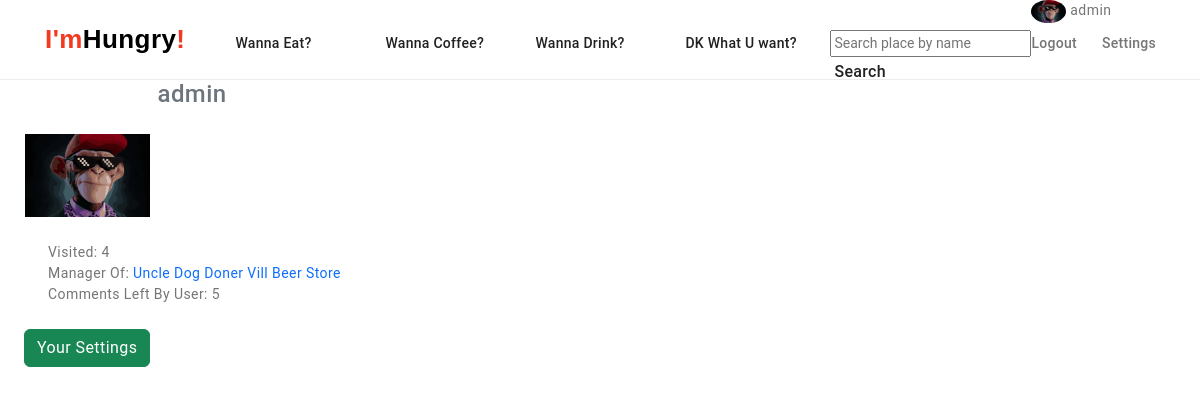
The app's page /hungry/user/detail/1/ (signed in) with its own data.
### hungry/models.py (models this page shows, shortened)
class UserAddon(models.Model):
    user = models.OneToOneField(User, on_delete=models.CASCADE, related_name='addon')
    avatar = models.ImageField(upload_to='avatars/', null=True, blank=True)
    address = map_fields.AddressField(max_length=200, null=True, blank=True)

class Place(models.Model):
    name = models.CharField(max_length=128)
    address = map_fields.AddressField(max_length=200)
    geolocation = map_fields.GeoLocationField(max_length=100, null=True, blank=True)
    place_photo = models.ImageField(upload_to='placephoto/')
    manager = models.ForeignKey(User, on_delete=models.SET_NULL, related_name='managed', null=True, blank=True)
    category = models.ForeignKey(Category, on_delete=models.SET_NULL, related_name='places', null=True, blank=True)
    visitors = models.ManyToManyField(User, related_name='visited', blank=True)

class PlaceComment(models.Model):
    author = models.ForeignKey(User, on_delete=models.SET_NULL, related_name='comments', null=True, blank=True)
    place = models.ForeignKey(Place, on_delete=models.CASCADE, related_name='comments')
    text = models.TextField()
    published = models.DateTimeField(default=timezone.now)
    likes = models.ManyToManyField(User, blank=True, related_name='liked')
    dislikes = models.ManyToManyField(User, blank=True, related_name='disliked')
    class Meta:
        ordering = ['-published']

### hungry/views.py (the view)
# urls.py: path('user/detail/<int:pk>/', views.user_detail, name='user-detail'),
def user_detail(request, pk):
    user = User.objects.get(pk__exact=pk)
    context = {
        'object': user,
    }
    return render(request, template_name='hungry/user_detail.html', context=context)

### hungry/cors.py (called while the page is built)
    def __call__(self, request):
        response = self.get_response(request)
        response['Access-Control-Allow-Origin'] = '*'
        response['Access-Control-Allow-Headers'] = '*'
        return response

### hungry/templates/hungry/user_detail.html (shortened to what this page needs)
{% extends 'hungry/base.html' %}
{% load static %}
    {% block content %}
<div class="row">
<div class="col-4">
    <h4 class="text-secondary text-center">{{ object }}</h4>
            {% if object.addon.avatar %}
            <img src="{{ object.addon.avatar.url }}" width=125px style="margin:25px;">
            {% endif %}
</div>
</div>
<div class="row">
    <div class="col-5 ms-5">
        <p class="text-start">Visited: {{ object.visited.all|length }}</p>
        <p class="text-start">Manager Of:
            {% for place in object.managed.all %}
                <a href="{% url 'hungry:place-detail' place.id %}"> {{ place.name }}</a>
            {% empty %}
            <p class="text-start text-danger">This User not a manager of any place!</p>
            {% endfor %}
        </p>
        <p class="text-start">Comments Left By User:
            {{ object.comments.all|length }}
        </p>
    </div>
    <br><br>
    <div class="row">
        <div class="col-3 ms-4 mt-4">
            {% if object == user %}
            <a href="{% url 'hungry:user-settings' %}" class="btn btn-success">Your Settings</a>
            {% endif %}
        </div>
    </div>
</div>
    {% endblock %}

### hungry/templates/hungry/base.html (shortened to what this page needs)
<!DOCTYPE html>
{% load static %}
<html lang="en">
  <head>
    <link
      href="https://cdn.jsdelivr.net/npm/bootstrap@5.2.2/dist/css/bootstrap.min.css"
      rel="stylesheet"
    />
    <link rel="stylesheet" href="{% static 'hungry/css/style.css' %}" />
  </head>
  <body>
    <header class="site-header">
      <div class="container header-container">
        <nav class="site-nav">
          <a href="{% url 'hungry:index' %}" lang="en" class="logo"
            ><span>I'm</span>Hungry<span>!</span></a
          >
          <ul class="list header-list">
            <li class="item">
              <a href="{% url 'hungry:category-detail' 2 %}" class="link"
                >Wanna Eat?</a
              >
            </li>
            <li class="item">
              <a href="{% url 'hungry:category-detail' 1 %}" class="link"
                >Wanna Coffee?</a
              >
            </li>
            <li class="item">
              <a href="{% url 'hungry:category-detail' 3 %}" class="link"
                >Wanna Drink?</a
              >
            </li>
            <li class="item">
              <form action="{% url 'hungry:goods-filter' %}" method="post">
                <input
                  type="submit"
                  class="link"
                  value="DK What U want?"
                /><input type="hidden" name="random" value="random" />
              </form>
            </li>
          </ul>
          <form
            action="{% url 'hungry:goods-filter' %}"
            method="post"
            class="search_form"
          >
            <input
              type="text"
              name="match"
              placeholder="Search place by name"
            />
            <input
              type="submit"
              class="link search-btn btn h-100 px-1"
              value="Search"
            />
          </form>
        </nav>
        {% if user.is_authenticated %}
        <ul class="list contact-list">
          <div class="container-user">
            {% if user.addon.avatar %}
            <img
              src="{{ user.addon.avatar.url }}"
              class="img-fluid rounded-circle"
              width="35"
            />
            {% endif %}
            <th>{{ user }}</th>
          </div>
          <li class="item">
            <a href="{% url 'hungry:logout-user' %}" class="link contact"
              >Logout</a
            >
          </li>
          <li class="item">
            <a href="{% url 'hungry:user-settings' %}" class="link contact"
              >Settings</a
            >
          </li>
        </ul>
        {% endif %}
      </div>
    </header>
    {% block content %}{% endblock %}
  </body>
</html>

### hungry/static/hungry/css/style.css (style rules this page uses)
:root { --primary-text-color: #757575; --secondary-text-color: #212121; --accent-color: #f33a21; --primary-white-color: #ffffff; --primary-black-color: #000000; --footer-background-color: #2f303a; --footer-address-color: rgba(255, 255, 255, 0.6); --filter-background-color: #f5f4fa; --secondary-background-color: #f5f4fa; --transition-time: 250ms; --cubic-default: cubic-bezier(0.4, 0, 0.2, 1); }
body { font-family: "Roboto", "Helvetica Neue", "Tahoma", sans-serif; color: var(--primary-text-color); background-color: var(--primary-white-color); font-size: 14px; letter-spacing: 0.03em; }
.link { border: none; background: none; }
.list { list-style: none; margin-bottom: 0; margin-top: 0; }
h1, h2, h3, h4, h5, h6, p, ul { margin-bottom: 0; margin-top: 0; padding: 0; }
a { text-decoration: none; }
.container { margin: 0 auto; width: 1200px; padding: 0 15px; }
.site-header { border-bottom: 1px solid #ececec; height: 80px; }
.search_form { padding-left: 25px; }
.header-container { justify-content: space-between; }
.item .link { padding-left: 0; }
.header-container, .site-nav, .header-list, .contact-list { display: flex; align-items: baseline; height: 100%; }
.contact-list { margin-left: auto; }
.header-list .item + .item { margin-left: 30px; }
.contact-list .item + .item { margin-left: 25px; }
.logo { display: inline-block; padding-top: 24px; padding-bottom: 25px; font-family: "Raleway", sans-serif; font-weight: 700; font-size: 26px; line-height: 1.2; text-decoration: none; }
.logo > span { color: var(--accent-color); }
.logo { color: var(--primary-black-color); }
.header-list { height: 100%; align-items: center; margin-left: 50px; }
.header-list .item { position: relative; min-width: 120px; }
.site-nav .link { position: relative; font-weight: 500; line-height: 1.1; letter-spacing: 0.02em; color: var(--secondary-text-color); transition: color var(--transition-time) var(--cubic-default); }
.container-user { position: absolute; top: 0; left: 2; }
.site-header { align-content: center; }
.link.contact { align-content: center; display: inline-flex; font-weight: 500; line-height: 1.1; letter-spacing: 0.02em; color: var(--primary-text-color); transition: color var(--transition-time) var(--cubic-default); }

### records on screen
Place: name "Uncle Dog"
Place: name "Doner Vill"
Place: name "Beer Store"

### other values on screen
{{ user }} "admin"
{{ object }} "admin"
{{ object.visited.all|length }} "4"
{{ object.comments.all|length }} "5"
